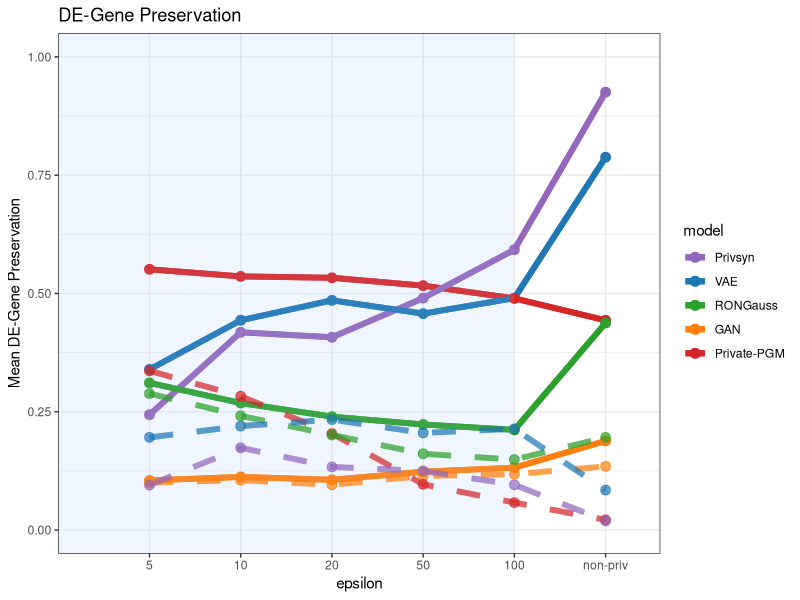
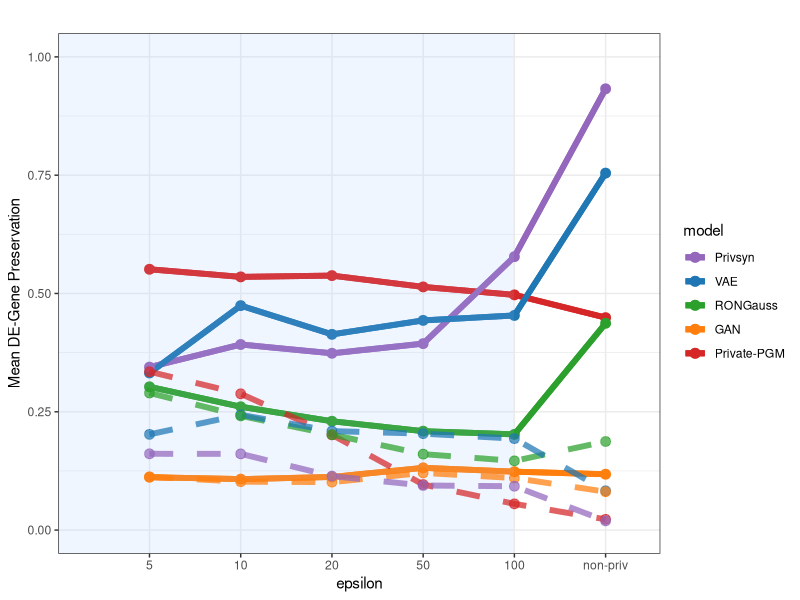
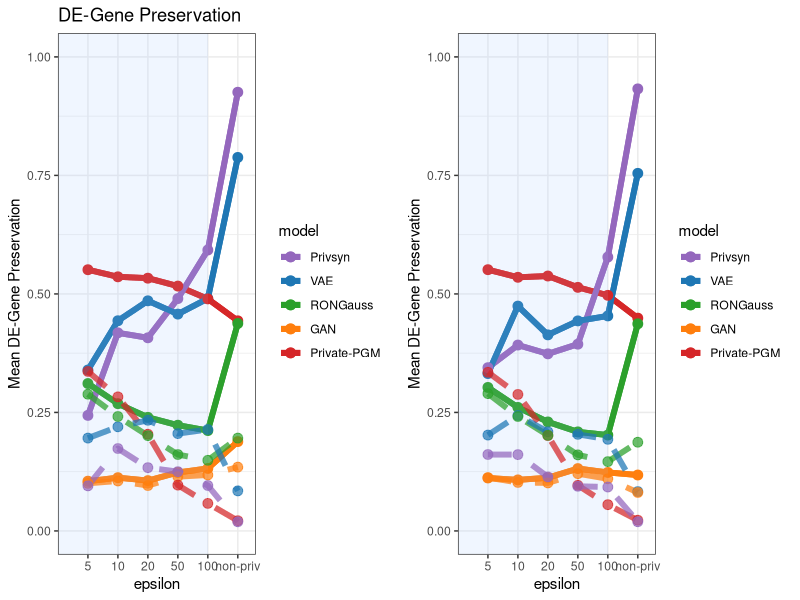
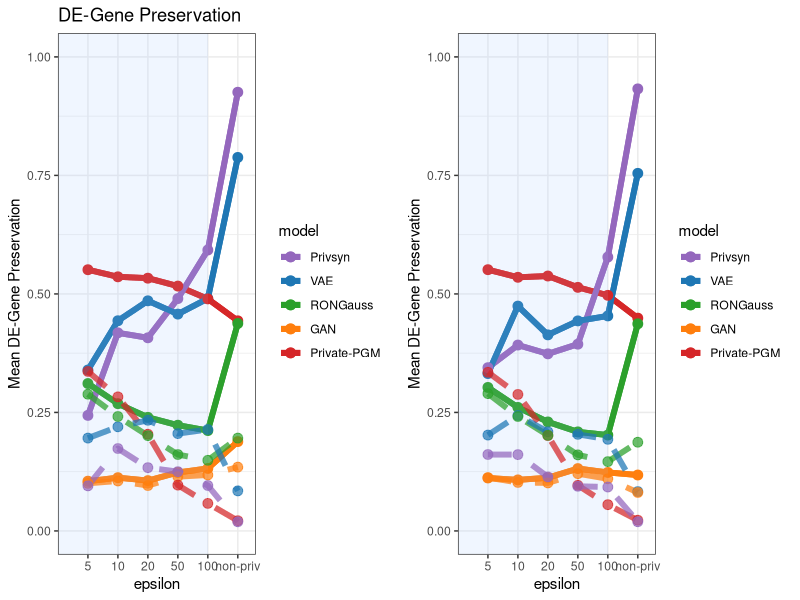

Recreate these plots in R, in order.

library(readr)
library(ggplot2)
library(magrittr)



data1 <- read_csv('./outputs/DE_data_tpr_0_k5.csv')

data_summary <- data.frame()

for(m in unique(data1$model)){

  tmp <- dplyr::filter(data1, model == m)
  for(e in unique(tmp$epsilon)){

    tmp_ep <- dplyr::filter(tmp, epsilon == e)

    data_summary <- rbind(data_summary, data.frame(
      mean = mean(tmp_ep$correct),
      sd = sd(tmp_ep$correct),
      model = m,
      epsilon = e
    )
    )
  }
}

data_summary$epsilon <- factor(data_summary$epsilon, levels = c('5', '10', '20', '50', '100', 'non-priv'))
data_summary$seed <- 'k5'

data2 <- read_csv('./outputs/DE_data_fpr_0_k5.csv')

data_summary2 <- data.frame()

for(m in unique(data2$model)){

  tmp <- dplyr::filter(data2, model == m)
  for(e in unique(tmp$epsilon)){

    tmp_ep <- dplyr::filter(tmp, epsilon == e)

    data_summary2 <- rbind(data_summary2, data.frame(
      mean = mean(tmp_ep$correct),
      sd = sd(tmp_ep$correct),
      model = m,
      epsilon = e
    )
    )
  }
}

data_summary2$epsilon <- factor(data_summary2$epsilon, levels = c('5', '10', '20', '50', '100', 'non-priv'))
data_summary2$seed <- 'k5'

data_summary$model[data_summary$model == 'PGM'] = 'Private-PGM'
data_summary2$model[data_summary2$model == 'PGM'] = 'Private-PGM'


g <- ggplot()+
  geom_line(data=data_summary, aes(x = epsilon, y = mean, color = model, group = model), linewidth=2)+
  geom_rect(data=NULL,aes(xmin=0,xmax=5,ymin=-Inf,ymax=Inf),
            fill="#b3d4ff", color=NA, alpha=.1)+
  geom_line(data=data_summary, aes(x = epsilon, y = mean, color = model, group = model), linewidth=2)+
  geom_point(data=data_summary, aes(x = epsilon, y = mean, color = model, group = model),size=3)+
  
  geom_line(data=data_summary2, aes(x = epsilon, y = mean, color = model, group = model), linewidth=2, alpha=.1, linetype = "dashed")+
  geom_rect(data=NULL,aes(xmin=0,xmax=5,ymin=-Inf,ymax=Inf),
            fill="#b3d4ff", color=NA, alpha=.1)+
  geom_line(data=data_summary2, aes(x = epsilon, y = mean, color = model, group = model), linewidth=2, alpha=.7, linetype = "dashed")+
  geom_point(data=data_summary2, aes(x = epsilon, y = mean, color = model, group = model),size=3, alpha=.7)+
  ylim(c(0,1))+
  theme_bw()+
  scale_color_manual(breaks= c('Privsyn', 'VAE', 'RONGauss', 'GAN', 'Private-PGM'), values = c('#9467bd', '#1f77b4', '#2ca02c', '#ff7f0e', '#d62728'))+
  ggtitle('DE-Gene Preservation')+
  ylab('Mean DE-Gene Preservation')
g






data1 <- read_csv('./outputs/DE_data_tpr_0_k1000.csv')

data_summary <- data.frame()

for(m in unique(data1$model)){

  tmp <- dplyr::filter(data1, model == m)
  for(e in unique(tmp$epsilon)){

    tmp_ep <- dplyr::filter(tmp, epsilon == e)

    data_summary <- rbind(data_summary, data.frame(
      mean = mean(tmp_ep$correct),
      sd = sd(tmp_ep$correct),
      model = m,
      epsilon = e
    )
    )
  }
}

data_summary$epsilon <- factor(data_summary$epsilon, levels = c('5', '10', '20', '50', '100', 'non-priv'))
data_summary$seed <- 'k1000'


data2 <- read_csv('./outputs/DE_data_fpr_0_k1000.csv')

data_summary2 <- data.frame()

for(m in unique(data2$model)){

  tmp <- dplyr::filter(data2, model == m)
  for(e in unique(tmp$epsilon)){

    tmp_ep <- dplyr::filter(tmp, epsilon == e)

    data_summary2 <- rbind(data_summary2, data.frame(
      mean = mean(tmp_ep$correct),
      sd = sd(tmp_ep$correct),
      model = m,
      epsilon = e
    )
    )
  }
}

data_summary2$epsilon <- factor(data_summary2$epsilon, levels = c('5', '10', '20', '50', '100', 'non-priv'))
data_summary2$seed <- 'k5'

data_summary$model[data_summary$model == 'PGM'] = 'Private-PGM'
data_summary2$model[data_summary2$model == 'PGM'] = 'Private-PGM'



g2 <- ggplot()+
  geom_line(data=data_summary, aes(x = epsilon, y = mean, color = model, group = model), linewidth=2)+
  geom_rect(data=NULL,aes(xmin=0,xmax=5,ymin=-Inf,ymax=Inf),
            fill="#b3d4ff", color=NA, alpha=.1)+
  geom_line(data=data_summary, aes(x = epsilon, y = mean, color = model, group = model), linewidth=2)+
  geom_point(data=data_summary, aes(x = epsilon, y = mean, color = model, group = model),size=3)+
  
  geom_line(data=data_summary2, aes(x = epsilon, y = mean, color = model, group = model), linewidth=2, alpha=.1, linetype = "dashed")+
  geom_rect(data=NULL,aes(xmin=0,xmax=5,ymin=-Inf,ymax=Inf),
            fill="#b3d4ff", color=NA, alpha=.1)+
  geom_line(data=data_summary2, aes(x = epsilon, y = mean, color = model, group = model), linewidth=2, alpha=.7, linetype = "dashed")+
  geom_point(data=data_summary2, aes(x = epsilon, y = mean, color = model, group = model),size=3, alpha=.7)+
  
  ylim(c(0,1))+
  theme_bw()+
  scale_color_manual(breaks= c('Privsyn', 'VAE', 'RONGauss', 'GAN', 'Private-PGM'), values = c('#9467bd', '#1f77b4', '#2ca02c', '#ff7f0e', '#d62728'))+
  ggtitle('')+
  ylab('Mean DE-Gene Preservation')
g2






cp1 <- cowplot::plot_grid(g, g2, nrow=1)
cp1

png(file = paste0('./outputs/DE-plots-TPR-FPR.png'), bg = "transparent",
    width = 30, height = 10, units = "cm", res=300)
plot(cp1)
dev.off()

